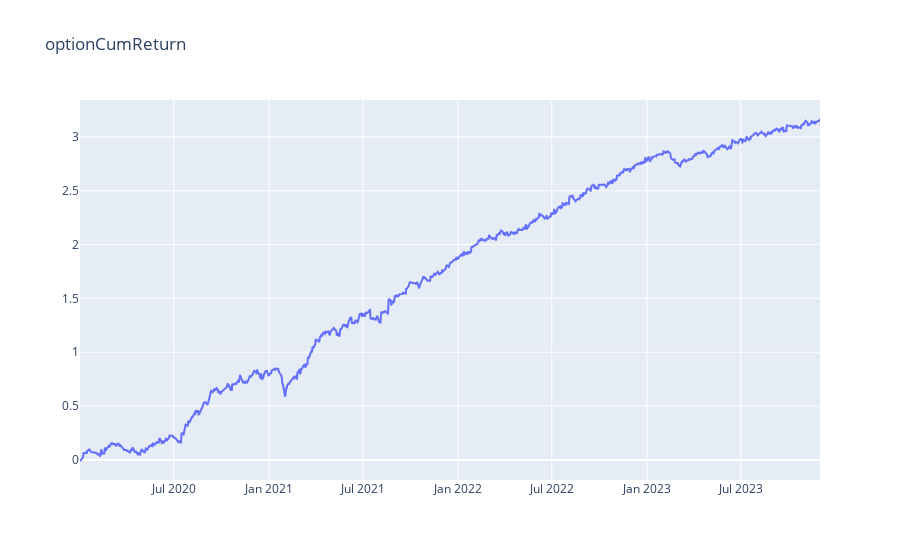

The code cell stored with this chart in its notebook:
### Code cell
portfolio['optionCumReturn'] = portfolio['optionReturn'].cumsum()
# 可视化
fig = go.Figure()
fig.add_trace(go.Scatter(x=portfolio['datetime'], y=portfolio['optionCumReturn'], name="optionCumReturn"))
fig.update_layout(title_text='optionCumReturn')
fig.show()

### Figure 1 — Plotly figure (JSON) as saved in the notebook; plotly's stock layout.template omitted (floating-point values rounded to 4 significant figures; data arrays with more than 128 entries replaced by an {"elided": "..."} marker saying what was removed)
{"data": [{"name": "optionCumReturn", "type": "scatter", "x": {"elided": "950 str values"}, "y": {"elided": "950 float values"}}], "layout": {"title": {"text": "optionCumReturn"}}}
